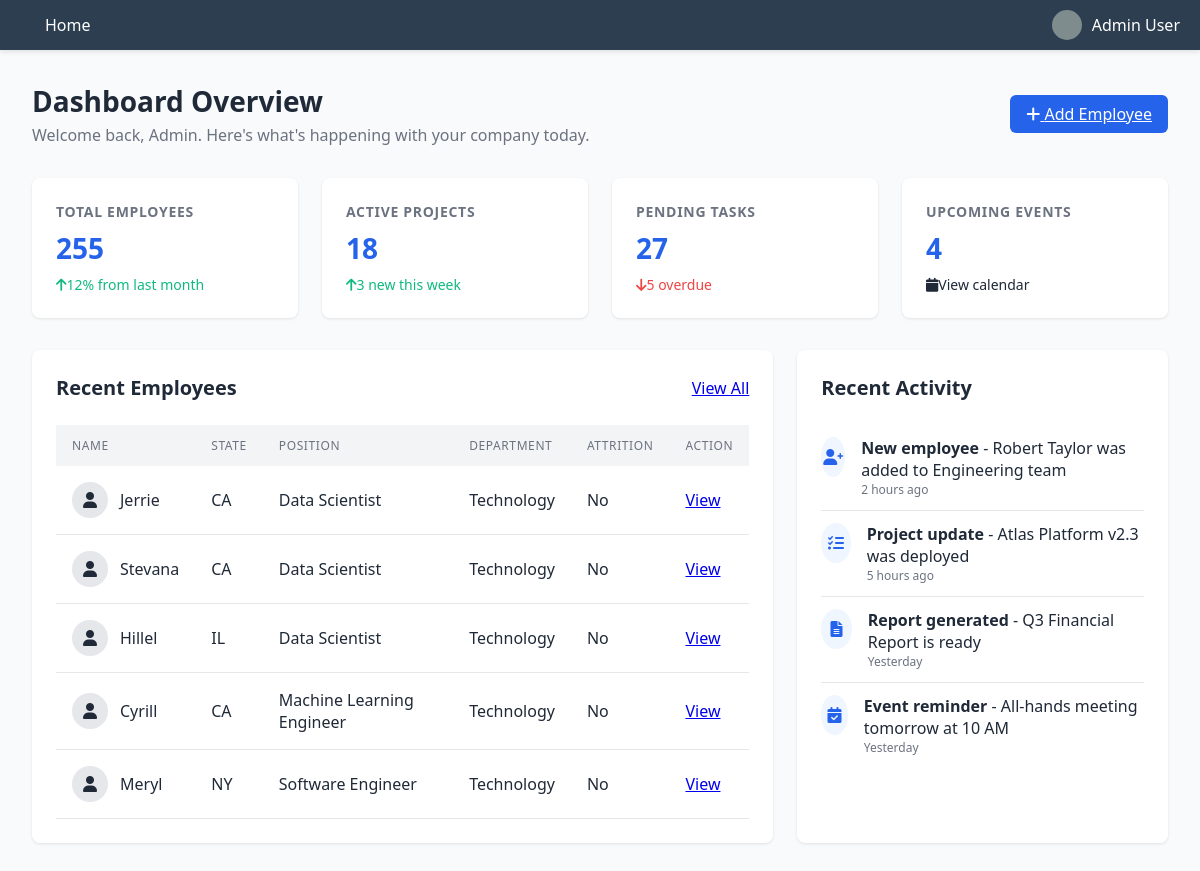
The page / on the database its author committed.
### tables this page shows
CREATE TABLE `EmployeeData` (
  `EmployeeID` varchar(100) DEFAULT NULL,
  `FirstName` varchar(100) DEFAULT NULL,
  `LastName` varchar(100) DEFAULT NULL,
  `Gender` varchar(100) DEFAULT NULL,
  `Age` int(11) DEFAULT NULL,
  `BusinessTravel` varchar(100) DEFAULT NULL,
  `Department` varchar(100) DEFAULT NULL,
  `DistanceFromHome_KM` int(11) DEFAULT NULL,
  `State` varchar(100) DEFAULT NULL,
  `Ethnicity` varchar(100) DEFAULT NULL,
  `Education` varchar(100) DEFAULT NULL,
  `EducationField` varchar(100) DEFAULT NULL,
  `JobRole` varchar(100) DEFAULT NULL,
  `MaritalStatus` varchar(100) DEFAULT NULL,
  `Salary` int(11) DEFAULT NULL,
  `StockOptionLevel` int(11) DEFAULT NULL,
  `OverTime` varchar(100) DEFAULT NULL,
  `HireDate` date DEFAULT NULL,
  `Attrition` varchar(100) DEFAULT NULL,
  `YearsAtCompany` int(11) DEFAULT NULL,
  `YearsInMostRecentRole` int(11) DEFAULT NULL,
  `YearsSinceLastPromotion` int(11) DEFAULT NULL,
  `YearsWithCurrManager` int(11) DEFAULT NULL,
  `ReviewDate` date DEFAULT NULL,
  `EnvironmentSatisfaction` int(11) DEFAULT NULL,
  `JobSatisfaction` int(11) DEFAULT NULL,
  `RelationshipSatisfaction` int(11) DEFAULT NULL,
  `TrainingOpportunitiesWithinYear` int(11) DEFAULT NULL,
  `TrainingOpportunitiesTaken` int(11) DEFAULT NULL,
  `WorkLifeBalance` int(11) DEFAULT NULL,
  `SelfRating` int(11) DEFAULT NULL,
  `ManagerRating` int(11) DEFAULT NULL
);

### index.php (the view, shortened to what this page needs)
<!DOCTYPE html>
<html lang="en">
<head>
    <link rel="stylesheet" href="https://cdnjs.cloudflare.com/ajax/libs/font-awesome/6.0.0/css/all.min.css">
</head>
<body>
    <?php
        include('connection.php');
        $employeeCount = 0;
        $sqlCount = "SELECT COUNT(*) as total FROM EmployeeData";
        $resultCount = $conn->query($sqlCount);
        if ($resultCount && $row = $resultCount->fetch_assoc()) {
            $employeeCount = $row['total'];
        }
    ?>
    <div class="container">
        <div class="dashboard-header">
            <div class="dashboard-title">
                <h1>Dashboard Overview</h1>
                <p>Welcome back, Admin. Here's what's happening with your company today.</p>
            </div>
            <div>
            <div>
                <a href="form/form.php" class="btn btn-primary">
                    <i class="fas fa-plus"></i> Add Employee
                </a>
            </div>
            </div>
        </div>
        <div class="stats-grid">
            <div class="stat-card">
                <h3>Total Employees</h3>
                    <p class="value"><?php echo $employeeCount; ?></p>
                <div class="change positive">
                    <i class="fas fa-arrow-up"></i> 12% from last month
                </div>
            </div>
            <div class="stat-card">
                <h3>Active Projects</h3>
                <p class="value">18</p>
                <div class="change positive">
                    <i class="fas fa-arrow-up"></i> 3 new this week
                </div>
            </div>
            <div class="stat-card">
                <h3>Pending Tasks</h3>
                <p class="value">27</p>
                <div class="change negative">
                    <i class="fas fa-arrow-down"></i> 5 overdue
                </div>
            </div>
            <div class="stat-card">
                <h3>Upcoming Events</h3>
                <p class="value">4</p>
                <div class="change">
                    <i class="fas fa-calendar"></i> View calendar
                </div>
            </div>
        </div>
        <div class="content-grid">
            <div class="panel">
                <div class="panel-header">
                    <h2>Recent Employees</h2>
                    <a href="view_data/view_dataset.php" class="panel-link">View All</a>
                </div>
                <table>
                    <thead>
                        <tr>
                            <th>Name</th>
                            <th>State</th>
                            <th>Position</th>
                            <th>Department</th>
                            <th>Attrition</th>
                            <th>Action</th>
                        </tr>
                    </thead>
                    <tbody>
                    <?php
                        include('connection.php');
                        $sql = "SELECT EmployeeID, FirstName, State, Department, JobRole, Age, Gender, Attrition FROM EmployeeData";
                        $result = $conn->query($sql);
                        if ($result && $result->num_rows > 0):
                            $rows = [];
                            while ($row = $result->fetch_assoc() ) {
                                $rows[] = $row;
                            }
                            $rows = array_reverse($rows);
                            $rows = array_slice($rows, 0, 5);
                            foreach ($rows as $row):
                        ?>
                        <tr>
                            <td>
                                <div class="employee-avatar">
                                    <div class="avatar"><i class="fas fa-user"></i></div>
                                    <span><?php echo htmlspecialchars($row['FirstName']); ?></span>
                                </div>
                            </td>
                            <td><?php echo htmlspecialchars($row['State']); ?></td>
                            <td><?php echo htmlspecialchars($row['JobRole']); ?></td>
                            <td><?php echo htmlspecialchars($row['Department']); ?></td>
                            <td><?php echo htmlspecialchars($row['Attrition']); ?></td>
                            <td><a href="view_data/view_dataset.php" class="action-link">View</a></td>
                        </tr>
                        <?php
                            endforeach;
                        else:
                        ?>
                        <tr><td colspan="8">No employee data found.</td></tr>
                        <?php endif; ?>
                    </tbody>
                </table>
            </div>
            <div class="panel">
                <div class="panel-header">
                    <h2>Recent Activity</h2>
                </div>
                <div class="activity-list">
                    <div class="activity-item">
                        <div class="activity-icon"><i class="fas fa-user-plus"></i></div>
                        <div class="activity-content">
                            <p><strong>New employee</strong> - Robert Taylor was added to Engineering team</p>
                            <p class="activity-time">2 hours ago</p>
                        </div>
                    </div>
                    <div class="activity-item">
                        <div class="activity-icon"><i class="fas fa-tasks"></i></div>
                        <div class="activity-content">
                            <p><strong>Project update</strong> - Atlas Platform v2.3 was deployed</p>
                            <p class="activity-time">5 hours ago</p>
                        </div>
                    </div>
                    <div class="activity-item">
                        <div class="activity-icon"><i class="fas fa-file-alt"></i></div>
                        <div class="activity-content">
                            <p><strong>Report generated</strong> - Q3 Financial Report is ready</p>
                            <p class="activity-time">Yesterday</p>
                        </div>
                    </div>
                    <div class="activity-item">
                        <div class="activity-icon"><i class="fas fa-calendar-check"></i></div>
                        <div class="activity-content">
                            <p><strong>Event reminder</strong> - All-hands meeting tomorrow at 10 AM</p>
                            <p class="activity-time">Yesterday</p>
                        </div>
                    </div>
                </div>
            </div>
        </div>
    </div>
</body>
</html>

### index.php (style rules this page uses)
:root { --primary: #2563eb; --dark: #1e3a8a; --light: #eff6ff; --text: #1f2937; --gray: #6b7280; }
body { font-family: 'Segoe UI', Tahoma, Geneva, Verdana, sans-serif; margin: 0; padding: 0; background-color: #f9fafb; color: var(--text); }
.container { padding: 2rem; max-width: 1400px; margin: 0 auto; }
.dashboard-header { display: flex; justify-content: space-between; align-items: center; margin-bottom: 2rem; }
.dashboard-title h1 { font-size: 1.75rem; font-weight: 600; margin: 0; }
.dashboard-title p { color: var(--gray); margin: 0.25rem 0 0; }
.stats-grid { display: grid; grid-template-columns: repeat(4, 1fr); gap: 1.5rem; margin-bottom: 2rem; }
.stat-card { background: white; border-radius: 0.5rem; padding: 1.5rem; box-shadow: 0 1px 3px rgba(0,0,0,0.1); transition: transform 0.2s; }
.stat-card h3 { font-size: 0.875rem; color: var(--gray); margin: 0 0 0.5rem; text-transform: uppercase; letter-spacing: 0.05em; }
.stat-card .value { font-size: 1.75rem; font-weight: 700; margin: 0; color: var(--primary); }
.stat-card .change { display: flex; align-items: center; font-size: 0.875rem; margin-top: 0.5rem; }
.change.positive { color: #10b981; }
.change.negative { color: #ef4444; }
.content-grid { display: grid; grid-template-columns: 2fr 1fr; gap: 1.5rem; }
.panel { background: white; border-radius: 0.5rem; padding: 1.5rem; box-shadow: 0 1px 3px rgba(0,0,0,0.1); }
.panel-header { display: flex; justify-content: space-between; align-items: center; margin-bottom: 1.5rem; }
.panel-header h2 { font-size: 1.25rem; margin: 0; }
.btn { padding: 0.5rem 1rem; border-radius: 0.375rem; font-weight: 500; cursor: pointer; border: none; transition: background-color 0.2s; }
.btn-primary { background-color: var(--primary); color: white; }
table { width: 100%; border-collapse: collapse; }
th { text-align: left; padding: 0.75rem 1rem; background-color: #f3f4f6; color: var(--gray); font-weight: 500; text-transform: uppercase; font-size: 0.75rem; letter-spacing: 0.05em; }
td { padding: 1rem; border-bottom: 1px solid #e5e7eb; }
.employee-avatar { display: flex; align-items: center; gap: 0.75rem; }
.avatar { width: 36px; height: 36px; border-radius: 50%; background-color: #e5e7eb; display: flex; align-items: center; justify-content: center; overflow: hidden; }
.activity-item { display: flex; gap: 1rem; padding: 0.75rem 0; border-bottom: 1px solid #e5e7eb; }
.activity-item:last-child { border-bottom: none; }
.activity-icon { width: 40px; height: 40px; border-radius: 50%; background-color: var(--light); display: flex; align-items: center; justify-content: center; color: var(--primary); }
.activity-content p { margin: 0; }
.activity-time { font-size: 0.75rem; color: var(--gray); margin-top: 0.25rem; }

### rows shown on the page
employeedata: FirstName "Jerrie", State "CA", JobRole "Data Scientist", Department "Technology", Attrition "No"
employeedata: FirstName "Stevana", State "CA", JobRole "Data Scientist", Department "Technology", Attrition "No"
employeedata: FirstName "Hillel", State "IL", JobRole "Data Scientist", Department "Technology", Attrition "No"
employeedata: FirstName "Cyrill", State "CA", JobRole "Machine Learning Engineer", Department "Technology", Attrition "No"
employeedata: FirstName "Meryl", State "NY", JobRole "Software Engineer", Department "Technology", Attrition "No"

### other values the page prints
$employeeCount "255"
